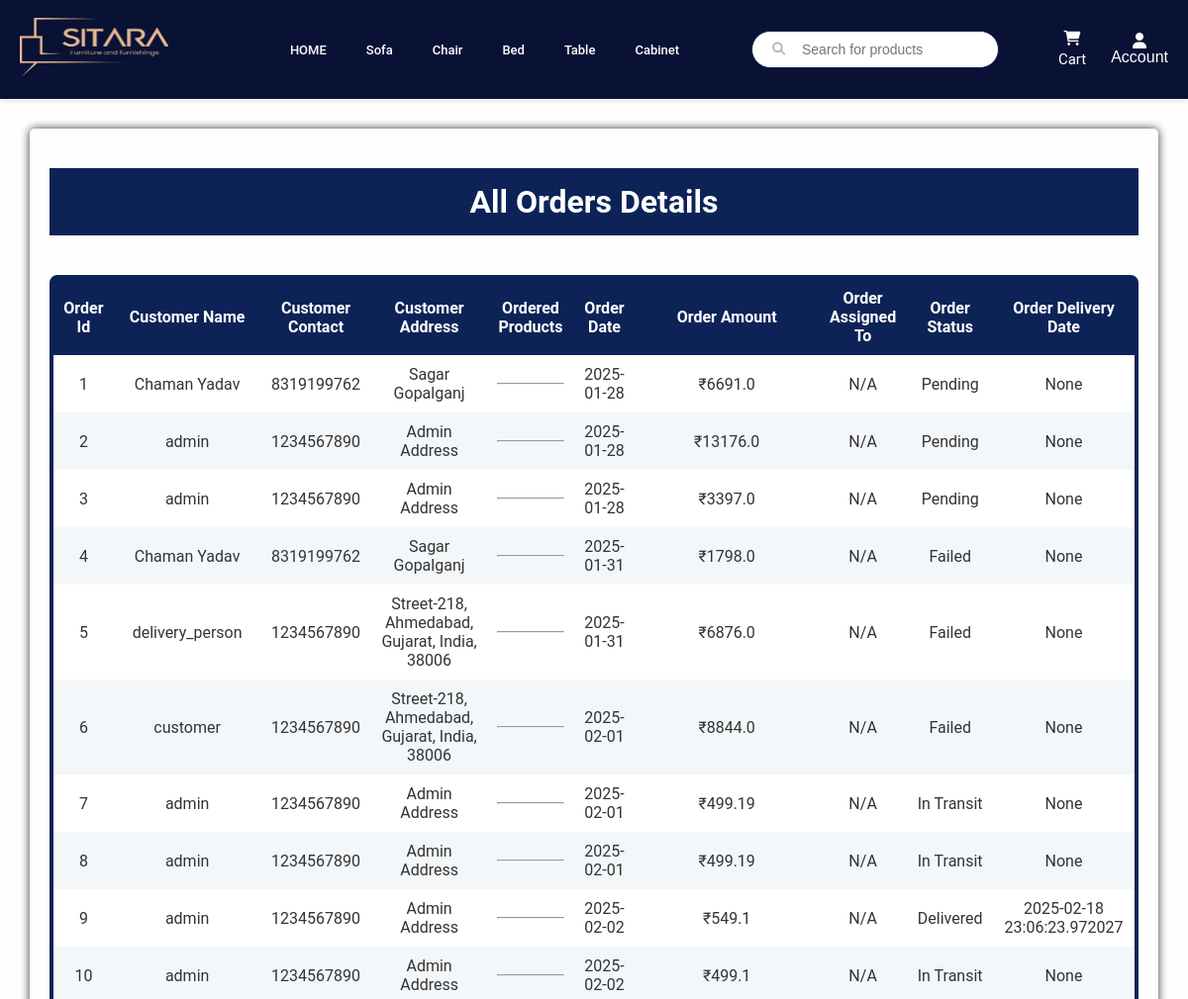
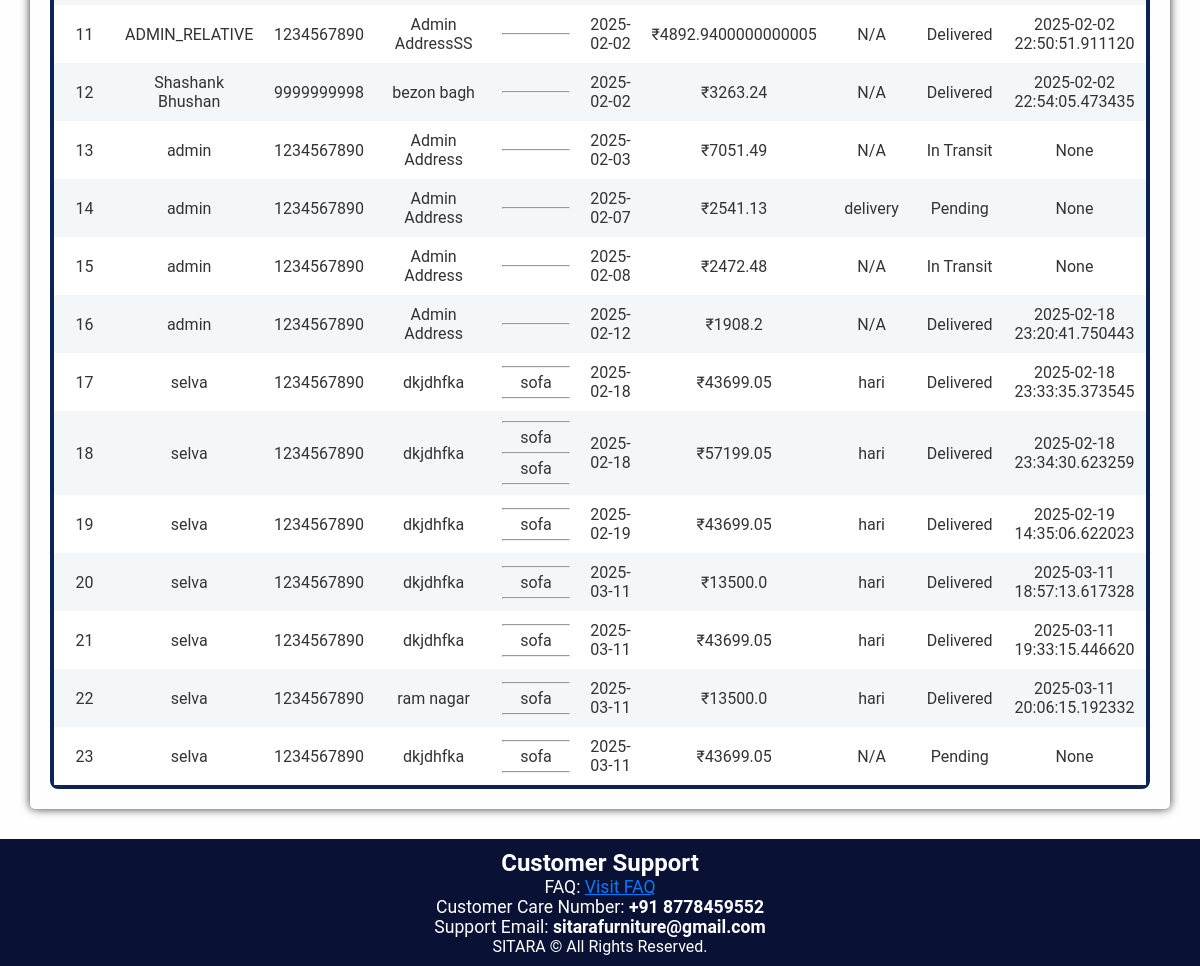
Page /admin/orders (signed in) on the committed database (2 pictures, top to bottom).
### app/models.py (models this page shows, shortened)
class OrderDetails(db.Model):
    __tablename__ = "order_details"
    id = db.Column(db.Integer, primary_key=True)
    user_name = db.Column(db.String(100), nullable=False)
    user_email = db.Column(db.String(100), nullable=False)
    user_contact = db.Column(db.String(20), nullable=False)
    user_address = db.Column(db.String(200), nullable=False)
    user_city = db.Column(db.String(100), nullable=False)
    subtotal = db.Column(db.Float, nullable=False)
    delivery_charges = db.Column(db.Float, nullable=False)
    grand_total = db.Column(db.Float, nullable=False)
    order_date = db.Column(db.DateTime, default=datetime.utcnow, nullable=False)
    delivered_date = db.Column(db.DateTime, nullable=True)
    user_id = db.Column(db.Integer, db.ForeignKey("user.id", name="u_id"), nullable=False)
    assigned_delivery_person_id = db.Column(db.Integer, db.ForeignKey("user.id", name="d_id"), nullable=True)
    status_options = db.Enum("Pending", "In Transit", "Delivered", "Failed", name="status_enum")
    status = db.Column(status_options, default="Pending", nullable=False)
    user = relationship("User", foreign_keys=[user_id])
    assigned_delivery_person = relationship("User", foreign_keys=[assigned_delivery_person_id])
    products = relationship("Product", secondary="ordered_product", viewonly=True)

class User(UserMixin, db.Model):
    id = db.Column(db.Integer, primary_key=True)
    username = db.Column(db.String(50), nullable=False)
    email = db.Column(db.String(100), unique=True, nullable=False)
    password = db.Column(db.String(255), nullable=False)
    role = db.Column(db.String(20), nullable=False)
    reset_token = db.Column(db.String(128), nullable=True)

class Product(db.Model):
    __tablename__ = "product"
    id = db.Column(db.Integer, primary_key=True)
    name = db.Column(db.String(100), nullable=False)
    price = db.Column(db.Float, nullable=False)
    description = db.Column(db.String(255), nullable=False)
    category = db.Column(db.String(100), nullable=False)
    quantity = db.Column(db.Integer, nullable=False)
    manufacturer = db.Column(db.String(100), nullable=True)
    country_of_origin = db.Column(db.String(50), nullable=True)
    avg_rating = db.Column(db.Float, nullable=True)
    discount = db.Column(db.Float, default=0.0, nullable=True)
    colour = db.Column(db.String(20), nullable=True)
    images = db.relationship("ProductImage", backref="product", lazy=True)
    model_file = db.Column(db.String(255), nullable=True)
    ratings = relationship("Rating", back_populates="product")

### app/admin.py (the view)
@admin.route("/orders", methods=["GET"])
@restrict_to_admin()
def order_details():
    all_orders = db.session.query(OrderDetails).all()
    return render_template("all_orders.html", orders=all_orders)

### app/utils.py (called while the page is built)
def restrict_to_admin():
    def decorator(f):
        @wraps(f)
        @login_required
        def decorated_function(*args, **kwargs):
            if current_user.role != "admin":
                flash("Access denied! Admins only.", "danger")
                return redirect(url_for("main.home"))
            return f(*args, **kwargs)
        return decorated_function
    return decorator

### app/templates/all_orders.html (shortened to what this page needs)
<!DOCTYPE html>
<html lang="en">
    <head>
        <link rel="stylesheet" href="{{ url_for('static',filename='delivery_dashboard.css') }}">
    </head>
    {% extends 'home.html' %}
    {% block content %}
    <div class="dashboard-container">
        <div class="header">All Orders Details</div>
        <div class="order-list">
            {% if orders %}
            <table>
                <thead>
                    <tr>
                        <th> Order Id </th>
                        <th> Customer Name </th>
                        <th> Customer Contact </th>
                        <th> Customer Address </th>
                        <th> Ordered Products</th>
                        <th> Order Date</th>
                        <th> Order Amount</th>
                        <th> Order Assigned To </th>
                        <th> Order Status </th>
                        <th> Order Delivery Date </th>
                    </tr>
                </thead>
                <tbody>
                    {% for order in orders %}
                    <tr>
                        <td>{{ order.id }}</td>
                        <td>{{ order.user_name }}</td>
                        <td>{{ order.user_contact }}</td>
                        <td>{{ order.user_address }}</td>
                        <td>
                            <hr>
                            {% for product in order.products %}
                            <p class="product-name">{{ product.name }}</p>
                            <hr>
                            {% endfor %}
                        </td>
                        <td>{{ order.order_date.strftime('%Y-%m-%d') }}</td>
                        <td>₹{{ order.grand_total }}</td>
                        <td>{% if order.assigned_delivery_person %}
                            {{ order.assigned_delivery_person.username }}
                            {% else %}
                            N/A
                            {% endif %}
                        </td>
                        <td>{{ order.status }}</td>
                        <td>{{ order.delivered_date }}</td>
                    </tr>
                    {% endfor %}
                </tbody>
            </table>
            {% else %}
            <p>No orders available.</p>
            {% endif %}
        </div>
    </div>
    {% endblock %}

### app/static/delivery_dashboard.css (style rules this page uses)
body { margin: 0; font-family: Arial, sans-serif; background-color: white; color: #333; }
table { border: 4px solid #0d2357; border-radius: 8px; width: 100%; margin-top: 20px; text-align: center; border-spacing: 0; }
th, td { padding: 10px; }
table thead { background-color: #0d2357; color: #fff; }
table tbody tr:nth-child(even) { background-color: #f4f7fa; }
table tbody tr:nth-child(odd) { background-color: #fff; }
.product-name { padding: 5px; }
.dashboard-container { margin: 20px; padding: 20px; background-color: rgba(255, 255, 255, 0.1); border-radius: 5px; box-shadow: 0 0 10px rgba(0, 0, 0, 0.8); display: block; flex-grow: 1; }
.dashboard-container .header { font-size: 2em; padding: 15px; text-align: center; font-weight: bold; background-color: #0d2357; color: #fff; margin-top: 20px; margin-bottom: 20px; }
.dashboard-container .order-list { display: flex; flex-direction: column; gap: 20px; }

### app/static/home.css (style rules this page uses)
* { margin: 0; padding-top: 0; box-sizing: border-box; }
body { margin: 0; padding: 0; background-color: #f4f4f4; color: #333; */ }

### rows in the picture
OrderDetails: id "1", user_name "Chaman Yadav", user_contact "8319199762", user_address "Sagar Gopalganj", order_date "2025-01-28", grand_total "6691.0", shows "N/A", status "Pending", delivered_date "None"
OrderDetails: id "2", user_name "admin", user_contact "1234567890", user_address "Admin Address", order_date "2025-01-28", grand_total "13176.0", shows "N/A", status "Pending", delivered_date "None"
OrderDetails: id "3", user_name "admin", user_contact "1234567890", user_address "Admin Address", order_date "2025-01-28", grand_total "3397.0", shows "N/A", status "Pending", delivered_date "None"
OrderDetails: id "4", user_name "Chaman Yadav", user_contact "8319199762", user_address "Sagar Gopalganj", order_date "2025-01-31", grand_total "1798.0", shows "N/A", status "Failed", delivered_date "None"
OrderDetails: id "5", user_name "delivery_person", user_contact "1234567890", user_address "Street-218, Ahmedabad, Gujarat, India, 38006", order_date "2025-01-31", grand_total "6876.0", shows "N/A", status "Failed", delivered_date "None"
OrderDetails: id "6", user_name "customer", user_contact "1234567890", user_address "Street-218, Ahmedabad, Gujarat, India, 38006", order_date "2025-02-01", grand_total "8844.0", shows "N/A", status "Failed", delivered_date "None"
OrderDetails: id "7", user_name "admin", user_contact "1234567890", user_address "Admin Address", order_date "2025-02-01", grand_total "499.19", shows "N/A", status "In Transit", delivered_date "None"
OrderDetails: id "8", user_name "admin", user_contact "1234567890", user_address "Admin Address", order_date "2025-02-01", grand_total "499.19", shows "N/A", status "In Transit", delivered_date "None"
OrderDetails: id "9", user_name "admin", user_contact "1234567890", user_address "Admin Address", order_date "2025-02-02", grand_total "549.1", shows "N/A", status "Delivered", delivered_date "2025-02-18 23:06:23.972027"
OrderDetails: id "10", user_name "admin", user_contact "1234567890", user_address "Admin Address", order_date "2025-02-02", grand_total "499.1", shows "N/A", status "In Transit", delivered_date "None"
OrderDetails: id "11", user_name "ADMIN_RELATIVE", user_contact "1234567890", user_address "Admin AddressSS", order_date "2025-02-02", grand_total "4892.9400000000005", shows "N/A", status "Delivered", delivered_date "2025-02-02 22:50:51.911120"
OrderDetails: id "12", user_name "Shashank Bhushan", user_contact "9999999998", user_address "bezon bagh", order_date "2025-02-02", grand_total "3263.24", shows "N/A", status "Delivered", delivered_date "2025-02-02 22:54:05.473435"
OrderDetails: id "13", user_name "admin", user_contact "1234567890", user_address "Admin Address", order_date "2025-02-03", grand_total "7051.49", shows "N/A", status "In Transit", delivered_date "None"
OrderDetails: id "14", user_name "admin", user_contact "1234567890", user_address "Admin Address", order_date "2025-02-07", grand_total "2541.13", assigned_delivery_person.username "delivery", status "Pending", delivered_date "None"
OrderDetails: id "15", user_name "admin", user_contact "1234567890", user_address "Admin Address", order_date "2025-02-08", grand_total "2472.48", shows "N/A", status "In Transit", delivered_date "None"
OrderDetails: id "16", user_name "admin", user_contact "1234567890", user_address "Admin Address", order_date "2025-02-12", grand_total "1908.2", shows "N/A", status "Delivered", delivered_date "2025-02-18 23:20:41.750443"
OrderDetails: id "17", user_name "selva", user_contact "1234567890", user_address "dkjdhfka", order_date "2025-02-18", grand_total "43699.05", assigned_delivery_person.username "hari", status "Delivered", delivered_date "2025-02-18 23:33:35.373545"
Product: name "sofa"
OrderDetails: id "18", user_name "selva", user_contact "1234567890", user_address "dkjdhfka", order_date "2025-02-18", grand_total "57199.05", assigned_delivery_person.username "hari", status "Delivered", delivered_date "2025-02-18 23:34:30.623259"
Product: name "sofa"
OrderDetails: id "19", user_name "selva", user_contact "1234567890", user_address "dkjdhfka", order_date "2025-02-19", grand_total "43699.05", assigned_delivery_person.username "hari", status "Delivered", delivered_date "2025-02-19 14:35:06.622023"
OrderDetails: id "20", user_name "selva", user_contact "1234567890", user_address "dkjdhfka", order_date "2025-03-11", grand_total "13500.0", assigned_delivery_person.username "hari", status "Delivered", delivered_date "2025-03-11 18:57:13.617328"
OrderDetails: id "21", user_name "selva", user_contact "1234567890", user_address "dkjdhfka", order_date "2025-03-11", grand_total "43699.05", assigned_delivery_person.username "hari", status "Delivered", delivered_date "2025-03-11 19:33:15.446620"
OrderDetails: id "22", user_name "selva", user_contact "1234567890", user_address "ram nagar", order_date "2025-03-11", grand_total "13500.0", assigned_delivery_person.username "hari", status "Delivered", delivered_date "2025-03-11 20:06:15.192332"
OrderDetails: id "23", user_name "selva", user_contact "1234567890", user_address "dkjdhfka", order_date "2025-03-11", grand_total "43699.05", shows "N/A", status "Pending", delivered_date "None"
